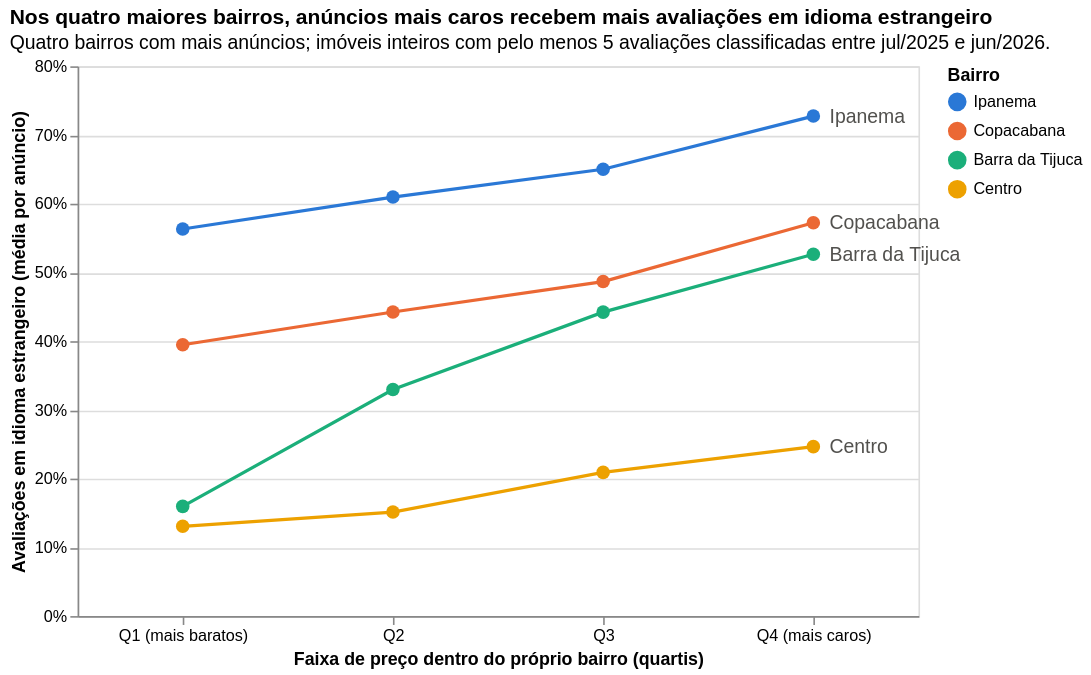

The code cell stored with this chart in its notebook:
### Markdown cell above
### Gráfico 2 — Avaliações em idioma estrangeiro por faixa de preço dentro do bairro *(Pergunta 1)*

**Justificativa do tipo:** gráfico de linhas com pontos sobre um eixo ordinal (quartis de preço). A faixa de preço tem ordem, e a inclinação de cada linha mostra diretamente se o percentual de estrangeiros cresce com o preço. Uma linha por bairro permite comparar a tendência entre bairros com níveis muito diferentes (Ipanema e Centro), o que barras agrupadas mostrariam com menos clareza. Um gráfico de dispersão com os 11.503 anúncios teria sobreposição excessiva.

**Decisões de tratamento:**
- **Quartis dentro do bairro:** a faixa de preço é calculada separadamente em cada bairro, para que a comparação seja entre anúncios da mesma localização e o resultado não repita apenas a diferença entre bairros do Gráfico 1.
- **Filtragem:** imóveis inteiros com preço e com pelo menos 5 avaliações de idioma identificado entre jul/2025 e jun/2026, para que o percentual de cada anúncio não dependa de 1 ou 2 comentários. Restam 11.503 dos 20.774 imóveis inteiros com preço desses bairros (55,4%).
- **Bairros:** os quatro com mais anúncios da cidade (Copacabana, Ipanema, Barra da Tijuca e Centro); limitar a quatro séries mantém as cores distinguíveis, e o resultado vale para esses bairros.
- **Idioma:** comentários sem idioma identificado (8,3%, em geral muito curtos) ficam fora do cálculo.
- **Escala:** eixo vertical linear a partir de zero.

### Code cell
# Gráfico 2 — avaliações estrangeiras por faixa de preço dentro do mesmo bairro
MIN_AVALIACOES_ANUNCIO = 5
BAIRROS_G2 = ['Ipanema', 'Copacabana', 'Barra da Tijuca', 'Centro']
CORES_G2 = ['#2a78d6', '#eb6834', '#1baf7a', '#eda100']
FAIXAS = ['Q1 (mais baratos)', 'Q2', 'Q3', 'Q4 (mais caros)']

com_avaliacoes = anuncios[
    (anuncios['room_type'] == 'Entire home/apt') & anuncios['price'].notna()
    & (anuncios['n_classificadas'] >= MIN_AVALIACOES_ANUNCIO) & anuncios['neighbourhood'].isin(BAIRROS_G2)
].copy()
# O quartil é calculado dentro de cada bairro, para comparar anúncios da mesma localização
com_avaliacoes['faixa_preco'] = com_avaliacoes.groupby('neighbourhood')['price'].transform(
    lambda preco: pd.qcut(preco, 4, labels=FAIXAS)
).astype(str)

estrangeiro_faixa = (
    com_avaliacoes.groupby(['neighbourhood', 'faixa_preco'])
    .agg(pct_estrangeiro=('pct_estrangeiro', 'mean'), anuncios=('id', 'size'), preco_mediano=('price', 'median'))
    .reset_index()
)

base2 = alt.Chart(estrangeiro_faixa).encode(
    x=alt.X('faixa_preco:N', sort=FAIXAS, title='Faixa de preço dentro do próprio bairro (quartis)',
            axis=alt.Axis(labelAngle=0)),
    y=alt.Y('pct_estrangeiro:Q', title='Avaliações em idioma estrangeiro (média por anúncio)',
            scale=alt.Scale(domain=[0, 0.8]), axis=alt.Axis(format='.0%')),
    color=alt.Color('neighbourhood:N', title='Bairro', sort=BAIRROS_G2,
                    scale=alt.Scale(domain=BAIRROS_G2, range=CORES_G2)),
    tooltip=[
        alt.Tooltip('neighbourhood:N', title='Bairro'),
        alt.Tooltip('faixa_preco:N', title='Faixa de preço'),
        alt.Tooltip('pct_estrangeiro:Q', title='Avaliações estrangeiras', format='.1%'),
        alt.Tooltip('preco_mediano:Q', title='Preço mediano (R$)', format=',.0f'),
        alt.Tooltip('anuncios:Q', title='Anúncios', format=','),
    ],
)
linhas2 = base2.mark_line(strokeWidth=2, point=alt.OverlayMarkDef(size=70, filled=True, opacity=1))
rotulos2 = (
    base2.transform_filter(alt.datum.faixa_preco == FAIXAS[-1])
    .mark_text(align='left', dx=10, fontSize=12, color='#52514e')
    .encode(text='neighbourhood:N', color=alt.value('#52514e'))
)

grafico2 = (linhas2 + rotulos2).properties(
    width=520, height=340,
    title=alt.TitleParams(
        'Nos quatro maiores bairros, anúncios mais caros recebem mais avaliações em idioma estrangeiro',
        subtitle=[f'Quatro bairros com mais anúncios; imóveis inteiros com pelo menos {MIN_AVALIACOES_ANUNCIO} '
                  'avaliações classificadas entre jul/2025 e jun/2026.'],
        anchor='start',
    ),
)
grafico2

### Figure 1 — Vega-Lite specification as saved in the notebook (floating-point values rounded to 4 significant figures)
{"config": {"view": {"continuousWidth": 300, "continuousHeight": 300}}, "layer": [{"mark": {"type": "line", "point": {"filled": true, "opacity": 1, "size": 70}, "strokeWidth": 2}, "encoding": {"color": {"field": "neighbourhood", "scale": {"domain": ["Ipanema", "Copacabana", "Barra da Tijuca", "Centro"], "range": ["#2a78d6", "#eb6834", "#1baf7a", "#eda100"]}, "sort": ["Ipanema", "Copacabana", "Barra da Tijuca", "Centro"], "title": "Bairro", "type": "nominal"}, "tooltip": [{"field": "neighbourhood", "title": "Bairro", "type": "nominal"}, {"field": "faixa_preco", "title": "Faixa de preço", "type": "nominal"}, {"field": "pct_estrangeiro", "format": ".1%", "title": "Avaliações estrangeiras", "type": "quantitative"}, {"field": "preco_mediano", "format": ",.0f", "title": "Preço mediano (R$)", "type": "quantitative"}, {"field": "anuncios", "format": ",", "title": "Anúncios", "type": "quantitative"}], "x": {"axis": {"labelAngle": 0}, "field": "faixa_preco", "sort": ["Q1 (mais baratos)", "Q2", "Q3", "Q4 (mais caros)"], "title": "Faixa de preço dentro do próprio bairro (quartis)", "type": "nominal"}, "y": {"axis": {"format": ".0%"}, "field": "pct_estrangeiro", "scale": {"domain": [0, 0.8]}, "title": "Avaliações em idioma estrangeiro (média por anúncio)", "type": "quantitative"}}}, {"mark": {"type": "text", "align": "left", "color": "#52514e", "dx": 10, "fontSize": 12}, "encoding": {"color": {"value": "#52514e"}, "text": {"field": "neighbourhood", "type": "nominal"}, "tooltip": [{"field": "neighbourhood", "title": "Bairro", "type": "nominal"}, {"field": "faixa_preco", "title": "Faixa de preço", "type": "nominal"}, {"field": "pct_estrangeiro", "format": ".1%", "title": "Avaliações estrangeiras", "type": "quantitative"}, {"field": "preco_mediano", "format": ",.0f", "title": "Preço mediano (R$)", "type": "quantitative"}, {"field": "anuncios", "format": ",", "title": "Anúncios", "type": "quantitative"}], "x": {"axis": {"labelAngle": 0}, "field": "faixa_preco", "sort": ["Q1 (mais baratos)", "Q2", "Q3", "Q4 (mais caros)"], "title": "Faixa de preço dentro do próprio bairro (quartis)", "type": "nominal"}, "y": {"axis": {"format": ".0%"}, "field": "pct_estrangeiro", "scale": {"domain": [0, 0.8]}, "title": "Avaliações em idioma estrangeiro (média por anúncio)", "type": "quantitative"}}, "transform": [{"filter": "(datum.faixa_preco === 'Q4 (mais caros)')"}]}], "data": {"name": "data-c53a284627f7c05c60cc8bfd0edf1505"}, "height": 340, "title": {"text": "Nos quatro maiores bairros, anúncios mais caros recebem mais avaliações em idioma estrangeiro", "anchor": "start", "subtitle": ["Quatro bairros com mais anúncios; imóveis inteiros com pelo menos 5 avaliações classificadas entre jul/2025 e jun/2026."]}, "width": 520, "$schema": "https://vega.github.io/schema/vega-lite/v6.4.1.json", "datasets": {"data-c53a284627f7c05c60cc8bfd0edf1505": [{"neighbourhood": "Barra da Tijuca", "faixa_preco": "Q1 (mais baratos)", "pct_estrangeiro": 0.1596, "anuncios": 331, "preco_mediano": 308.0}, {"neighbourhood": "Barra da Tijuca", "faixa_preco": "Q2", "pct_estrangeiro": 0.3297, "anuncios": 330, "preco_mediano": 467.5}, {"neighbourhood": "Barra da Tijuca", "faixa_preco": "Q3", "pct_estrangeiro": 0.4423, "anuncios": 331, "preco_mediano": 646.0}, {"neighbourhood": "Barra da Tijuca", "faixa_preco": "Q4 (mais caros)", "pct_estrangeiro": 0.5265, "anuncios": 330, "preco_mediano": 1031.0}, {"neighbourhood": "Centro", "faixa_preco": "Q1 (mais baratos)", "pct_estrangeiro": 0.1306, "anuncios": 373, "preco_mediano": 183.0}, {"neighbourhood": "Centro", "faixa_preco": "Q2", "pct_estrangeiro": 0.1513, "anuncios": 374, "preco_mediano": 233.0}, {"neighbourhood": "Centro", "faixa_preco": "Q3", "pct_estrangeiro": 0.2091, "anuncios": 366, "preco_mediano": 284.0}, {"neighbourhood": "Centro", "faixa_preco": "Q4 (mais caros)", "pct_estrangeiro": 0.2466, "anuncios": 371, "preco_mediano": 377.0}, {"neighbourhood": "Copacabana", "faixa_preco": "Q1 (mais baratos)", "pct_estrangeiro": 0.3948, "anuncios": 1714, "preco_mediano": 285.0}, {"neighbourhood": "Copacabana", "faixa_preco": "Q2", "pct_estrangeiro": 0.4424, "anuncios": 1685, "preco_mediano": 371.0}, {"neighbourhood": "Copacabana", "faixa_preco": "Q3", "pct_estrangeiro": 0.4867, "anuncios": 1699, "preco_mediano": 478.0}, {"neighbourhood": "Copacabana", "faixa_preco": "Q4 (mais caros)", "pct_estrangeiro": 0.5723, "anuncios": 1698, "preco_mediano": 799.0}, {"neighbourhood": "Ipanema", "faixa_preco": "Q1 (mais baratos)", "pct_estrangeiro": 0.5633, "anuncios": 483, "preco_mediano": 423.0}, {"neighbourhood": "Ipanema", "faixa_preco": "Q2", "pct_estrangeiro": 0.6097, "anuncios": 473, "preco_mediano": 575.0}, {"neighbourhood": "Ipanema", "faixa_preco": "Q3", "pct_estrangeiro": 0.6502, "anuncios": 471, "preco_mediano": 788.0}, {"neighbourhood": "Ipanema", "faixa_preco": "Q4 (mais caros)", "pct_estrangeiro": 0.7276, "anuncios": 474, "preco_mediano": 1298.0}]}}
